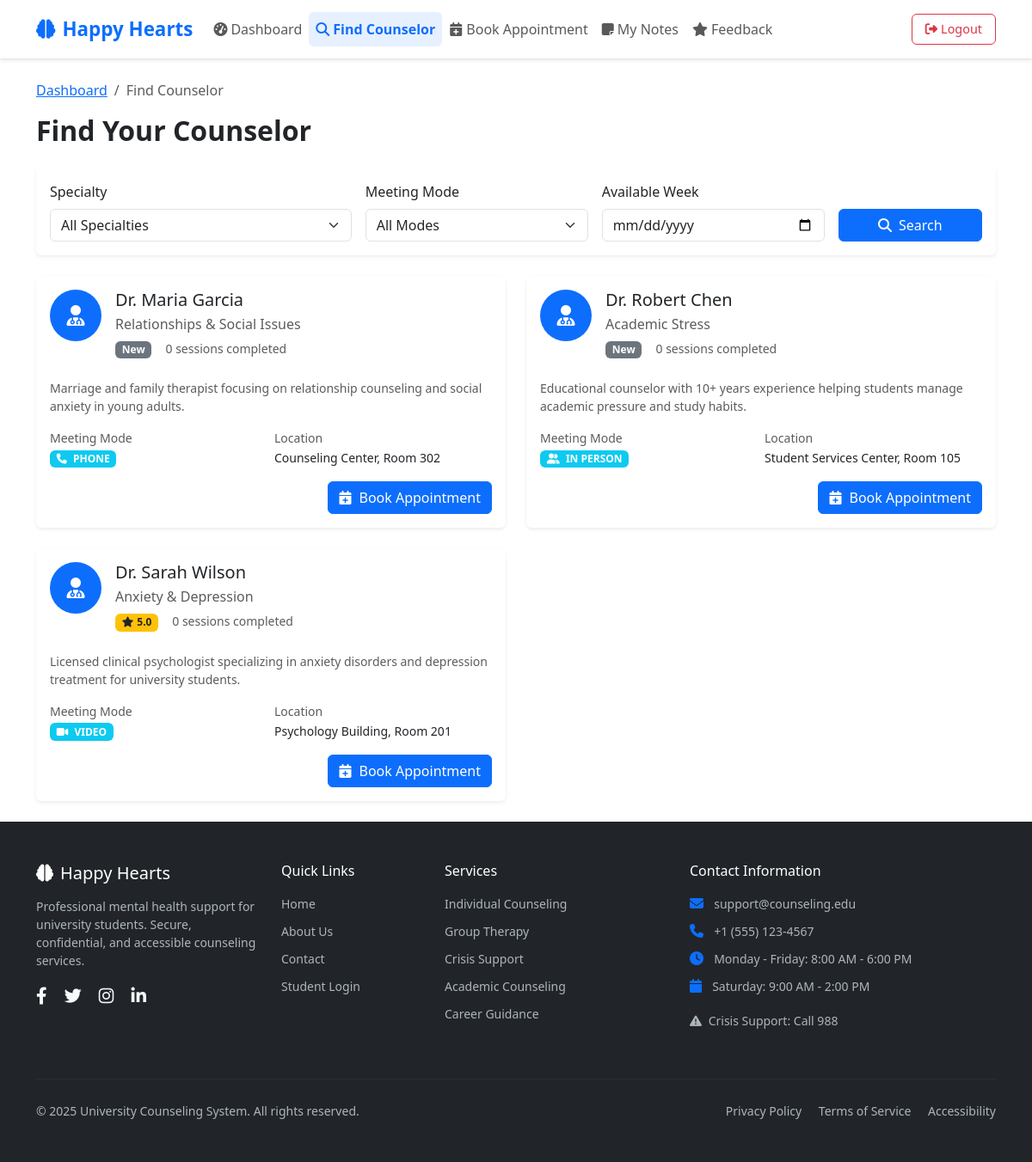
Page /student/find_counselor.php (signed in) on the committed database.
### tables this page shows
CREATE TABLE counselor_profiles (
  user_id BIGINT PRIMARY KEY,
  specialty VARCHAR(150),
  meeting_mode ENUM('IN_PERSON','VIDEO','PHONE'),
  bio TEXT,
  location VARCHAR(150),
  FOREIGN KEY (user_id) REFERENCES users(id) ON DELETE CASCADE
);

CREATE TABLE users (
  id BIGINT AUTO_INCREMENT PRIMARY KEY,
  role ENUM('STUDENT','COUNSELOR','ADMIN') NOT NULL,
  name VARCHAR(150) NOT NULL,
  email VARCHAR(150) UNIQUE NOT NULL,
  password_hash VARCHAR(255) NOT NULL,
  phone VARCHAR(20),
  created_at TIMESTAMP DEFAULT CURRENT_TIMESTAMP
);

### student/find_counselor.php (the view, shortened to what this page needs)
<?php
require_once '../config/db.php';
$date_filter = $_GET['date'] ?? '';
$where_conditions = ['u.role = "COUNSELOR"'];
$params = [];
$date_condition = '';
$where_clause = implode(' AND ', $where_conditions) . $date_condition;
$sql = "SELECT u.*, cp.specialty, cp.meeting_mode, cp.bio, cp.location,
        (SELECT AVG(f.rating) FROM feedback f
         JOIN sessions s ON f.session_id = s.id
         JOIN appointments a ON s.appointment_id = a.id
         WHERE a.counselor_id = u.id) as avg_rating,
        (SELECT COUNT(*) FROM appointments a
         WHERE a.counselor_id = u.id AND a.status = 'COMPLETED') as completed_sessions
        FROM users u
        JOIN counselor_profiles cp ON u.id = cp.user_id
        WHERE $where_clause
        ORDER BY u.name";
$stmt = $pdo->prepare($sql);
$stmt->execute($params);
$counselors = $stmt->fetchAll();
?>
<!DOCTYPE html>
<html lang="en">
<head>
    <link href="https://cdn.jsdelivr.net/npm/bootstrap@5.3.0/dist/css/bootstrap.min.css" rel="stylesheet">
    <link href="https://cdnjs.cloudflare.com/ajax/libs/font-awesome/6.4.0/css/all.min.css" rel="stylesheet">
    <link href="../assets/css/app.css" rel="stylesheet">
</head>
<body>
    <?php include 'includes/header.php'; ?>
    <div class="container py-4">
        <div class="row">
            <div class="col-12">
                <nav aria-label="breadcrumb">
                    <ol class="breadcrumb">
                        <li class="breadcrumb-item"><a href="dashboard.php">Dashboard</a></li>
                        <li class="breadcrumb-item active">Find Counselor</li>
                    </ol>
                </nav>
                <h2 class="fw-bold mb-4">Find Your Counselor</h2>
            </div>
        </div>
        <div class="row mb-4">
            <div class="col-12">
                <div class="card border-0 shadow-sm">
                    <div class="card-body">
                        <form method="GET" action="">
                            <div class="row g-3">
                                <div class="col-md-4">
                                    <label for="specialty" class="form-label">Specialty</label>
                                    <select class="form-select" id="specialty" name="specialty">
                                        <option value="">All Specialties</option>
                                    </select>
                                </div>
                                <div class="col-md-3">
                                    <label for="mode" class="form-label">Meeting Mode</label>
                                    <select class="form-select" id="mode" name="mode">
                                        <option value="">All Modes</option>
                                    </select>
                                </div>
                                <div class="col-md-3">
                                    <label for="date" class="form-label">Available Week</label>
                                    <input type="date" class="form-control" id="date" name="date"
                                           value="<?= htmlspecialchars($date_filter) ?>">
                                </div>
                                <div class="col-md-2 d-flex align-items-end">
                                    <button type="submit" class="btn btn-primary w-100">
                                        <i class="fas fa-search me-2"></i>Search
                                    </button>
                                </div>
                            </div>
                        </form>
                    </div>
                </div>
            </div>
        </div>
        <div class="row">
            <div class="col-12">
                <?php if (empty($counselors)): ?>
                    <div class="card border-0 shadow-sm">
                        <div class="card-body text-center py-5">
                            <i class="fas fa-search text-muted fs-1 mb-3"></i>
                            <h5 class="text-muted">No counselors found</h5>
                            <p class="text-muted">Try adjusting your search filters or check back later</p>
                        </div>
                    </div>
                <?php else: ?>
                    <div class="row g-4">
                        <?php foreach ($counselors as $counselor): ?>
                            <div class="col-lg-6">
                                <div class="card border-0 shadow-sm h-100">
                                    <div class="card-body">
                                        <div class="d-flex align-items-start mb-3">
                                            <div class="me-3">
                                                <div class="bg-primary text-white rounded-circle d-flex align-items-center justify-content-center" style="width: 60px; height: 60px;">
                                                    <i class="fas fa-user-md fs-4"></i>
                                                </div>
                                            </div>
                                            <div class="flex-grow-1">
                                                <h5 class="mb-1"><?= htmlspecialchars($counselor['name']) ?></h5>
                                                <p class="text-muted mb-1"><?= htmlspecialchars($counselor['specialty'] ?? 'General Counseling') ?></p>
                                                <div class="d-flex align-items-center mb-2">
                                                    <div class="me-3">
                                                        <?php if ($counselor['avg_rating']): ?>
                                                            <span class="badge bg-warning text-dark">
                                                                <i class="fas fa-star me-1"></i><?= number_format($counselor['avg_rating'], 1) ?>
                                                            </span>
                                                        <?php else: ?>
                                                            <span class="badge bg-secondary">New</span>
                                                        <?php endif; ?>
                                                    </div>
                                                    <small class="text-muted">
                                                        <?= $counselor['completed_sessions'] ?> sessions completed
                                                    </small>
                                                </div>
                                            </div>
                                        </div>
                                        <?php if ($counselor['bio']): ?>
                                            <p class="text-muted small mb-3">
                                                <?= htmlspecialchars(substr($counselor['bio'], 0, 150)) ?>
                                            </p>
                                        <?php endif; ?>
                                        <div class="row g-2 mb-3">
                                            <div class="col-6">
                                                <small class="text-muted d-block">Meeting Mode</small>
                                                <span class="badge bg-info">
                                                    <?php
                                                    $mode_icons = [
                                                        'IN_PERSON' => 'fas fa-user-friends',
                                                        'VIDEO' => 'fas fa-video',
                                                        'PHONE' => 'fas fa-phone'
                                                    ];
                                                    ?>
                                                    <i class="<?= $mode_icons[$counselor['meeting_mode']] ?? 'fas fa-question' ?> me-1"></i>
                                                    <?= str_replace('_', ' ', $counselor['meeting_mode'] ?? 'TBD') ?>
                                                </span>
                                            </div>
                                            <?php if ($counselor['location']): ?>
                                                <div class="col-6">
                                                    <small class="text-muted d-block">Location</small>
                                                    <small><?= htmlspecialchars($counselor['location']) ?></small>
                                                </div>
                                            <?php endif; ?>
                                        </div>
                                        <div class="text-end">
                                            <a href="book_appointment.php?counselor_id=<?= $counselor['id'] ?>" class="btn btn-primary">
                                                <i class="fas fa-calendar-plus me-2"></i>Book Appointment
                                            </a>
                                        </div>
                                    </div>
                                </div>
                            </div>
                        <?php endforeach; ?>
                    </div>
                <?php endif; ?>
            </div>
        </div>
    </div>
    <?php include '../includes/footer.php'; ?>
</body>
</html>

### rows in the picture
counselor_profiles: user_id.name "Dr. Maria Garcia", specialty "Relationships & Social Issues", shows "New", completed_sessions "0", bio "Marriage and family therapist focusing on relationship counseling and social anxiety in young adults.", meeting_mode "PHONE", location "Counseling Center, Room 302"
counselor_profiles: user_id.name "Dr. Robert Chen", specialty "Academic Stress", shows "New", completed_sessions "0", bio "Educational counselor with 10+ years experience helping students manage academic pressure and study habits.", meeting_mode "IN PERSON", location "Student Services Center, Room 105"
counselor_profiles: user_id.name "Dr. Sarah Wilson", specialty "Anxiety & Depression", avg_rating "5.0", completed_sessions "0", bio "Licensed clinical psychologist specializing in anxiety disorders and depression treatment for university students.", meeting_mode "VIDEO", location "Psychology Building, Room 201"
